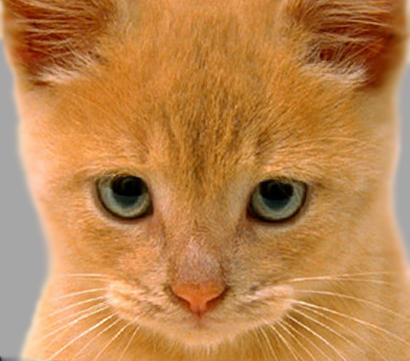
//> input picture trunk/MySIFT/cat.jpg, 410 x 361 px
$ ./try   (built with g++ and OpenCV 4)
//> lines starting //> are read from the running program, lines starting //| are printed output that depends on the picture
### MySIFT/try.h
// try.h : header file for try.cpp

#include <stdlib.h>
#include <stdio.h>
#include <math.h>
#include "cv.h"
#include "highgui.h"

// Namespace for CPP API
using namespace cv;

// Function decleration
void cvShowManyImages(char* title, int nArgs, ...);

### MySIFT/cvShowManyImages.cpp
#include <cv.h>
#include <highgui.h>

#include <stdio.h>
#include <stdarg.h>

/*Function///////////////////////////////////////////////////////////////

Name:       cvShowManyImages

Purpose:    This is a function illustrating how to display more than one
               image in a single window using Intel OpenCV

Parameters: char *title: Title of the window to be displayed
            int nArgs:   Number of images to be displayed
            ...:         IplImage*, which contains the images

Language:   C++

The method used is to set the ROIs of a Single Big image and then resizing
and copying the input images on to the Single Big Image.

This function does not stretch the image...
It resizes the image without modifying the width/height ratio..

This function can be called like this:

cvShowManyImages("Images", 2, img1, img2);
or
cvShowManyImages("Images", 5, img2, img2, img3, img4, img5);

This function can display upto 12 images in a single window.
It does not check whether the arguments are of type IplImage* or not.
The maximum window size is 700 by 660 pixels.
Does not display anything if the number of arguments is less than
    one or greater than 12.

If you pass a pointer that is not IplImage*, Error will occur.
Take care of the number of arguments you pass, and the type of arguments,
which should be of type IplImage* ONLY.

Idea was from BettySanchi of OpenCV Yahoo! Groups.

If you have trouble compiling and/or executing
this code, I would like to hear about it.

You could try posting on the OpenCV Yahoo! Groups
[url]http://groups.yahoo.com/group/OpenCV/messages/ [/url]


Parameswaran,
Chennai, India.

cegparamesh[at]gmail[dot]com

...
///////////////////////////////////////////////////////////////////////*/

void cvShowManyImages(char* title, int nArgs, ...) {

    // img - Used for getting the arguments
    IplImage *img;

    // DispImage - the image in which input images are to be copied
    IplImage *DispImage;

    int size;
    int i;
    int m, n;
    int x, y;

    // w - Maximum number of images in a row
    // h - Maximum number of images in a column
    int w, h;

    // scale - How much we have to resize the image
    float scale;
    int max;

    // If the number of arguments is lesser than 0 or greater than 12
    // return without displaying
    if(nArgs <= 0) {
        printf("Number of arguments too small....\n");
        return;
    }
    else if(nArgs > 12) {
        printf("Number of arguments too large....\n");
        return;
    }
    // Determine the size of the image,
    // and the number of rows/cols
    // from number of arguments
    else if (nArgs == 1) {
        w = h = 1;
        size = 300;
    }
    else if (nArgs == 2) {
        w = 2; h = 1;
        size = 300;
    }
    else if (nArgs == 3 || nArgs == 4) {
        w = 2; h = 2;
        size = 300;
    }
    else if (nArgs == 5 || nArgs == 6) {
        w = 3; h = 2;
        size = 200;
    }
    else if (nArgs == 7 || nArgs == 8) {
        w = 4; h = 2;
        size = 200;
    }
    else {
        w = 4; h = 3;
        size = 150;
    }

    // Create a new 3 channel image
    DispImage = cvCreateImage( cvSize(100 + size*w, 60 + size*h), 8, 3 );

    // Used to get the arguments passed
    va_list args;
    va_start(args, nArgs);

    // Loop for nArgs number of arguments
    for (i = 0, m = 20, n = 20; i < nArgs; i++, m += (20 + size)) {

        // Get the Pointer to the IplImage
        img = va_arg(args, IplImage*);

        // Check whether it is NULL or not
        // If it is NULL, release the image, and return
        if(img == 0) {
            printf("Invalid arguments");
            cvReleaseImage(&DispImage);
            return;
        }

        // Find the width and height of the image
        x = img->width;
        y = img->height;

        // Find whether height or width is greater in order to resize the image
        max = (x > y)? x: y;

        // Find the scaling factor to resize the image
        scale = (float) ( (float) max / size );

        // Used to Align the images
        if( i % w == 0 && m!= 20) {
            m = 20;
            n+= 20 + size;
        }

        // Set the image ROI to display the current image
        cvSetImageROI(DispImage, cvRect(m, n, (int)( x/scale ), (int)( y/scale )));

        // Resize the input image and copy the it to the Single Big Image
        cvResize(img, DispImage);

        // Reset the ROI in order to display the next image
        cvResetImageROI(DispImage);
    }

    // Create a new window, and show the Single Big Image
    cvNamedWindow( title, 1 );
    cvShowImage( title, DispImage);

    cvWaitKey();
    cvDestroyWindow(title);

    // End the number of arguments
    va_end(args);

    // Release the Image Memory
    cvReleaseImage(&DispImage);
}

### trunk/MySIFT/try.cpp
/******************************************************
 *	Code by Yang Xiao
 ******************************************************/
// try.cpp : Read and rotate the original image and display them.
#include "try.h"

int main()
{
	IplImage* img = 0;
	IplImage* img_rotate = 0;
	IplImage* dst = 0;
	IplImage* big = 0;
	IplImage* small = 0;
	int height;
	int width;
	int step;
	int channels;

	// Read image &
	img = cvLoadImage("./cat.jpg");
//> img is the input picture: 361 rows x 410 cols, CV_8UC3; mean B, G, R 77.1, 132.5, 188.3
	height = img-> height;
//> height = 361
	width = img-> width;
//> width = 410
	printf("Row & Col: %d x %d \n", height, width);
//| Row & Col: 361 x 410

	//Rotate image, for other angle refer to cvWarpAffine, cv2DRotationMatrix
	CvSize img_size;
	img_size.width = height;
//> img_size = Size(361, 0)
	img_size.height = width;
//> img_size = Size(361, 410)
	int flipmode;
	img_rotate = cvCreateImage(img_size, img-> depth, img-> nChannels);
	// clockwise 90 degree
	cvTranspose(img, img_rotate);
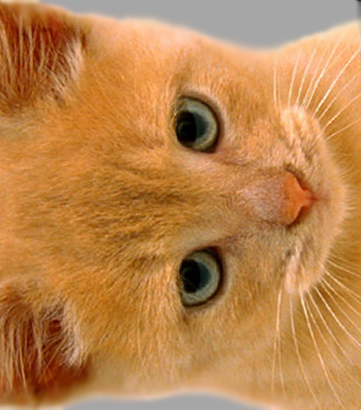
//> img_rotate: 410 rows x 361 cols, CV_8UC3; mean B, G, R 77.1, 132.5, 188.3
	flipmode = 1;
	cvFlip(img_rotate, img_rotate, flipmode);
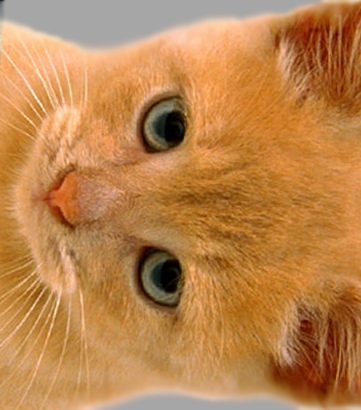
//> img_rotate: 410 rows x 361 cols, CV_8UC3; mean B, G, R 77.1, 132.5, 188.3
	// counter-clockwise 90 degree
	//cvTranspose(img, img_rotate);
	//flipmode = -1;
	//cvFlip(img_rotate, img_rotate, flipmode);


	// Create a window
	cvShowManyImages("Cats", 2, img, img_rotate);
//> in cvShowManyImages, `cvShowImage( title, DispImage);`:
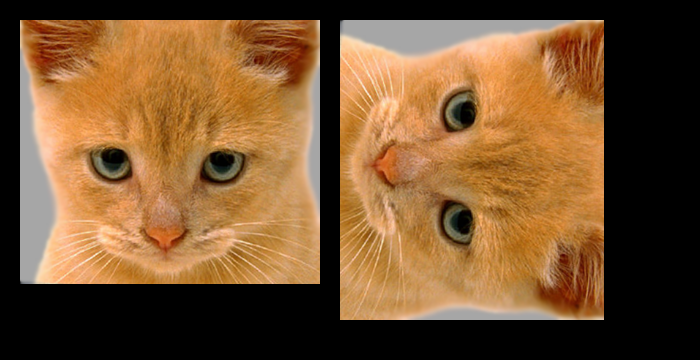
//> window 'Cats': 360 rows x 700 cols, CV_8UC3; mean B, G, R 48.4, 83.2, 118.3

	cvReleaseImage(&img);
	cvReleaseImage(&img_rotate);
	return 0;
}
